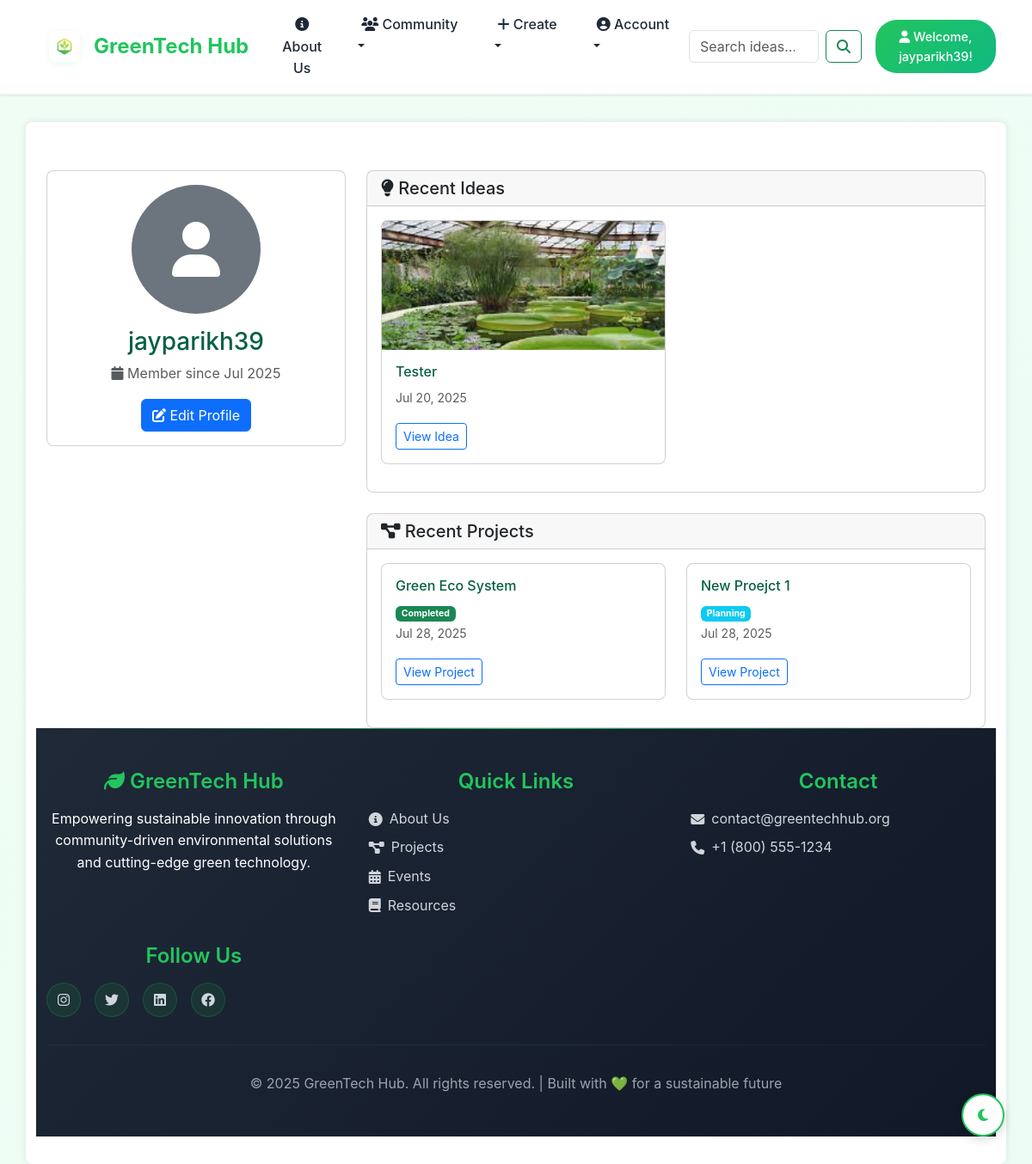
Screenshot of /profile/ (signed in) with the database file from the repository.
### green_app/models.py (models this page shows, shortened)
class GreenIdea(models.Model):
    title = models.CharField(max_length=200)
    description = models.TextField()
    submitted_by = models.ForeignKey(User, on_delete=models.CASCADE)
    category = models.ForeignKey(Category, on_delete=models.SET_NULL, null=True)
    image = models.ImageField(upload_to='idea_images/', blank=True, null=True)
    submission_date = models.DateTimeField(auto_now_add=True)
    is_featured = models.BooleanField(default=False)
    views_count = models.IntegerField(default=0)

class Project(models.Model):
    STATUS_CHOICES = [
        ('planning', 'Planning'),
        ('in_progress', 'In Progress'),
        ('completed', 'Completed'),
        ('on_hold', 'On Hold'),
    ]
    title = models.CharField(max_length=200)
    description = models.TextField()
    idea = models.ForeignKey(GreenIdea, on_delete=models.CASCADE, related_name='projects')
    creator = models.ForeignKey(User, on_delete=models.CASCADE)
    status = models.CharField(max_length=20, choices=STATUS_CHOICES, default='planning')
    start_date = models.DateField()
    end_date = models.DateField(null=True, blank=True)
    budget = models.DecimalField(max_digits=10, decimal_places=2, null=True, blank=True)
    created_at = models.DateTimeField(auto_now_add=True)

### green_app/views.py (the view)
# urls.py: path('profile/', views.user_profile_view, name='user_profile'),
@login_required
def user_profile_view(request, username=None):
    if username:
        user = get_object_or_404(get_user_model(), username=username)
    else:
        user = request.user
    try:
        profile = user.userprofile
    except UserProfile.DoesNotExist:
        profile = UserProfile.objects.create(user=user)
    if request.method == 'POST' and request.user == user:
        form = UserProfileForm(request.POST, request.FILES, instance=profile)
        if form.is_valid():
            form.save()
            messages.success(request, 'Profile updated successfully!')
            return redirect('user_profile', username=user.username)
    else:
        form = UserProfileForm(instance=profile)
    context = {
        'profile_user': user,
        'profile': profile,
        'form': form,
        'user_ideas': user.greenidea_set.all().order_by('-submission_date')[:5],
        'user_projects': user.project_set.all().order_by('-created_at')[:5],
    }
    return render(request, 'green_app/user_profile.html', context)

### templates/green_app/user_profile.html (shortened to what this page needs)
{% extends 'green_app/base.html' %}
{% block content %}
<div class="container mt-4">
    <div class="row">
        <div class="col-md-4">
            <div class="card">
                <div class="card-body text-center">
                    {% if profile.avatar %}
                        <img src="{{ profile.avatar.url }}" alt="{{ profile_user.username }}" class="rounded-circle mb-3" style="width: 150px; height: 150px; object-fit: cover;">
                    {% else %}
                        <div class="bg-secondary rounded-circle d-inline-flex align-items-center justify-content-center mb-3" style="width: 150px; height: 150px;">
                            <i class="fas fa-user fa-4x text-white"></i>
                        </div>
                    {% endif %}
                    <h3 class="card-title">{{ profile_user.username }}</h3>
                    <p class="text-muted">
                        <i class="fas fa-calendar"></i> Member since {{ profile_user.date_joined|date:"M Y" }}
                    </p>
                    {% if user == profile_user %}
                        <button class="btn btn-primary" data-bs-toggle="modal" data-bs-target="#editProfileModal">
                            <i class="fas fa-edit"></i> Edit Profile
                        </button>
                    {% endif %}
                </div>
            </div>
        </div>
        <div class="col-md-8">
            {% if user_ideas %}
            <div class="card mb-4">
                <div class="card-header">
                    <h5 class="mb-0"><i class="fas fa-lightbulb"></i> Recent Ideas</h5>
                </div>
                <div class="card-body">
                    <div class="row">
                        {% for idea in user_ideas %}
                        <div class="col-md-6 mb-3">
                            <div class="card h-100">
                                {% if idea.image %}
                                    <img src="{{ idea.image.url }}" class="card-img-top" alt="{{ idea.title }}" style="height: 150px; object-fit: cover;">
                                {% endif %}
                                <div class="card-body">
                                    <h6 class="card-title">{{ idea.title }}</h6>
                                    <p class="card-text text-muted">
                                        <small>{{ idea.submission_date|date:"M d, Y" }}</small>
                                    </p>
                                    <a href="{% url 'idea_detail' idea.pk %}" class="btn btn-sm btn-outline-primary">View Idea</a>
                                </div>
                            </div>
                        </div>
                        {% endfor %}
                    </div>
                </div>
            </div>
            {% endif %}
            {% if user_projects %}
            <div class="card">
                <div class="card-header">
                    <h5 class="mb-0"><i class="fas fa-project-diagram"></i> Recent Projects</h5>
                </div>
                <div class="card-body">
                    <div class="row">
                        {% for project in user_projects %}
                        <div class="col-md-6 mb-3">
                            <div class="card h-100">
                                <div class="card-body">
                                    <h6 class="card-title">{{ project.title }}</h6>
                                    <p class="card-text text-muted">
                                        <small>
                                            <span class="badge bg-{% if project.status == 'completed' %}success{% elif project.status == 'in_progress' %}warning{% elif project.status == 'planning' %}info{% else %}secondary{% endif %}">
                                                {{ project.get_status_display }}
                                            </span>
                                            <br>{{ project.created_at|date:"M d, Y" }}
                                        </small>
                                    </p>
                                    <a href="{% url 'project_detail' project.pk %}" class="btn btn-sm btn-outline-primary">View Project</a>
                                </div>
                            </div>
                        </div>
                        {% endfor %}
                    </div>
                </div>
            </div>
            {% endif %}
        </div>
    </div>
</div>
{% endblock %}

### templates/green_app/base.html (shortened to what this page needs)
<!doctype html>
<html lang="en">
<head>
    <link href="https://cdn.jsdelivr.net/npm/bootstrap@5.3.2/dist/css/bootstrap.min.css" rel="stylesheet">
    <link href="https://cdnjs.cloudflare.com/ajax/libs/font-awesome/6.4.0/css/all.min.css" rel="stylesheet">
    {% load static %}
    <link rel="stylesheet" href="{% static 'green_app/style.css' %}">
</head>
<body id="body" class="">
    <nav class="navbar navbar-expand-lg sticky-top">
        <div class="container">
            <a class="navbar-brand" href="{% url 'index' %}">
                <img src="{% static 'green_app/logo.png' %}" alt="GreenTech Hub Logo" style="height: 36px; width: 36px; margin-right: 8px; vertical-align: middle; border-radius: 8px; box-shadow: 0 2px 8px rgba(34,197,94,0.10); background: white;">
                <span style="vertical-align:middle;">GreenTech Hub</span>
            </a>
            <div class="collapse navbar-collapse" id="navbarNav">
                <ul class="navbar-nav me-auto mb-2 mb-lg-0">
                    <li class="nav-item"><a class="nav-link" href="{% url 'about_us' %}"><i class="fas fa-info-circle"></i> About Us</a></li>
                    <li class="nav-item dropdown">
                        <a class="nav-link dropdown-toggle" href="#" id="communityDropdown" role="button" data-bs-toggle="dropdown" aria-expanded="false">
                            <i class="fas fa-users"></i> Community
                        </a>
                    </li>
                    {% if user.is_authenticated %}
                        <li class="nav-item dropdown">
                            <a class="nav-link dropdown-toggle" href="#" id="createDropdown" role="button" data-bs-toggle="dropdown" aria-expanded="false">
                                <i class="fas fa-plus"></i> Create
                            </a>
                        </li>
                        <li class="nav-item dropdown">
                            <a class="nav-link dropdown-toggle" href="#" id="accountDropdown" role="button" data-bs-toggle="dropdown" aria-expanded="false">
                                <i class="fas fa-user-circle"></i> Account
                            </a>
                        </li>
                    {% else %}
                        <li class="nav-item"><a class="nav-link" href="{% url 'login' %}"><i class="fas fa-sign-in-alt"></i> Login</a></li>
                        <li class="nav-item"><a class="nav-link" href="{% url 'register' %}"><i class="fas fa-user-plus"></i> Register</a></li>
                    {% endif %}
                </ul>
                <form class="d-flex me-3" role="search" method="get" action="{% url 'search' %}">
                    <input class="form-control me-2" type="search" placeholder="Search ideas..." aria-label="Search" name="q" value="{{ request.GET.q|default:'' }}">
                    <button class="btn btn-outline-success" type="submit"><i class="fas fa-search"></i></button>
                </form>
                {% if user.is_authenticated %}
                    <div class="user-welcome">
                        <i class="fas fa-user"></i> Welcome, {{ user.username }}!
                    </div>
                {% endif %}
            </div>
        </div>
    </nav>
    <main class="container {% if request.path != '/' %}non-home{% endif %}">
        {% block content %}{% endblock %}
    <footer class="footer">
        <div class="container">
            <div class="footer-content">
                <div class="footer-section">
                    <h4><i class="fas fa-leaf"></i> GreenTech Hub</h4>
                    <p>Empowering sustainable innovation through community-driven environmental solutions and cutting-edge green technology.</p>
                </div>
                <div class="footer-section">
                    <h4>Quick Links</h4>
                    <div style="display: flex; flex-direction: column; gap: 0.5rem;">
                        <a href="{% url 'about_us' %}"><i class="fas fa-info-circle"></i> About Us</a>
                        <a href="{% url 'project_list' %}"><i class="fas fa-project-diagram"></i> Projects</a>
                        <a href="{% url 'event_list' %}"><i class="fas fa-calendar-alt"></i> Events</a>
                        <a href="{% url 'resource_list' %}"><i class="fas fa-book"></i> Resources</a>
                    </div>
                </div>
                <div class="footer-section">
                    <h4>Contact</h4>
                    <div style="display: flex; flex-direction: column; gap: 0.5rem;">
                        <a href="mailto:contact@greentechhub.org">
                            <i class="fas fa-envelope"></i> contact@greentechhub.org
                        </a>
                        <a href="tel:+18005551234">
                            <i class="fas fa-phone"></i> +1 (800) 555-1234
                        </a>
                    </div>
                </div>
                <div class="footer-section">
                    <h4>Follow Us</h4>
                    <div class="social-links">
                        <a href="#" class="social-link" title="Instagram">
                            <i class="fab fa-instagram"></i>
                        </a>
                        <a href="#" class="social-link" title="Twitter">
                            <i class="fab fa-twitter"></i>
                        </a>
                        <a href="#" class="social-link" title="LinkedIn">
                            <i class="fab fa-linkedin"></i>
                        </a>
                        <a href="#" class="social-link" title="Facebook">
                            <i class="fab fa-facebook"></i>
                        </a>
                    </div>
                </div>
            </div>
            <div class="footer-bottom">
                <p>&copy; {% now "Y" %} GreenTech Hub. All rights reserved. | Built with 💚 for a sustainable future</p>
            </div>
        </div>
    </footer>
    <button onclick="toggleDarkMode()" class="dark-mode-toggle" id="darkModeToggle" title="Toggle Dark Mode">
        <i class="fas fa-moon" id="darkModeIcon"></i>
    </button>
</body>
</html>

### rows the page displays
GreenIdea: image (picture), title "Tester", submission_date "Jul 20, 2025"
Project: title "Green Eco System", status "Completed", created_at "Jul 28, 2025"
Project: title "New Proejct 1", status "Planning", created_at "Jul 28, 2025"

### other values shown
{{ user.username }} "jayparikh39"
{{ profile_user.username }} "jayparikh39"
{{ profile_user.date_joined|date:"M Y" }} "Jul 2025"
